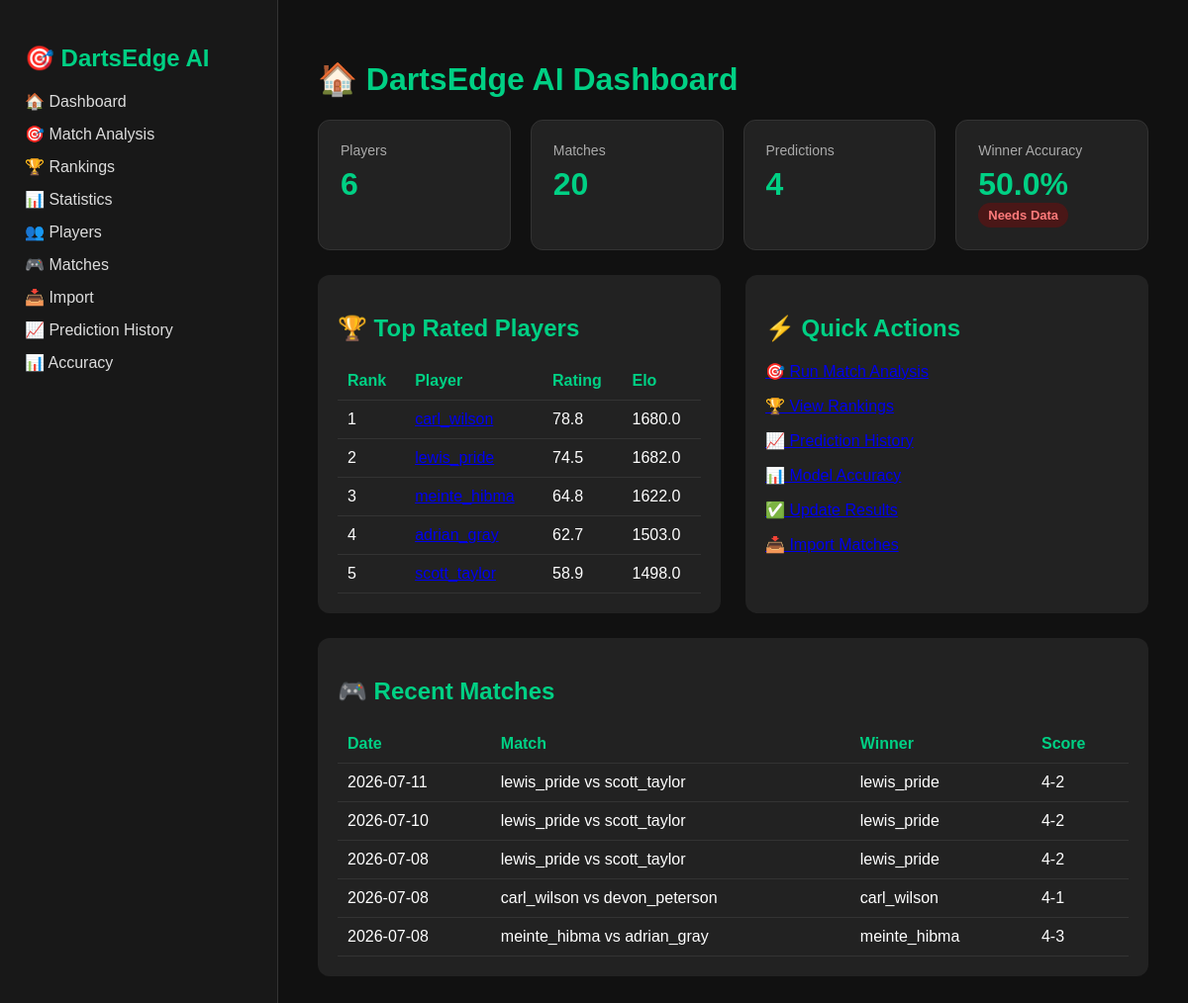
/dashboard, run on the app's committed database.
### app/models/player.py (models this page shows)
class Player(Base):
    __tablename__ = "players"
    id = Column(Integer, primary_key=True, index=True)
    name = Column(String, unique=True, index=True)
    elo = Column(Float)
    average = Column(Float)
    checkout = Column(Float)
    one80_rate = Column(Float)

### app/models/match.py (models this page shows)
class Match(Base):
    __tablename__ = "matches"
    id = Column(Integer, primary_key=True, index=True)
    date = Column(Date)
    tournament = Column(String, default="MODUS")
    stage = Column(String, default="Group")
    match_format = Column(String, default="Best of 7")
    player_a = Column(String)
    player_b = Column(String)
    winner = Column(String)
    score = Column(String)
    first_180_player = Column(String, nullable=True)
    first_leg_winner = Column(String, nullable=True)

### app/routes/dashboard.py (the view)
@router.get("/dashboard")
def dashboard_page(request: Request):
    db = SessionLocal()
    try:
        dashboard = build_dashboard_data(db)
        return templates.TemplateResponse(
            "dashboard.html",
            {
                "request": request,
                **dashboard,
            },
        )
    finally:
        db.close()

### app/templates/dashboard.html (shortened to what this page needs)
{% extends "base.html" %}
{% block content %}
<h1>🏠 DartsEdge AI Dashboard</h1>
<div class="kpi-grid">
    <div class="kpi-card">
        <div class="kpi-label">Players</div>
        <div class="kpi-value">{{ player_count }}</div>
    </div>
    <div class="kpi-card">
        <div class="kpi-label">Matches</div>
        <div class="kpi-value">{{ match_count }}</div>
    </div>
    <div class="kpi-card">
        <div class="kpi-label">Predictions</div>
        <div class="kpi-value">{{ prediction_count }}</div>
    </div>
    <div class="kpi-card">
        <div class="kpi-label">Winner Accuracy</div>
        <div class="kpi-value">{{ winner_accuracy }}%</div>
        {% if winner_accuracy >= 70 %}
        <span class="badge badge-good">Strong</span>
        {% elif winner_accuracy >= 55 %}
        <span class="badge badge-warning">Developing</span>
        {% else %}
        <span class="badge badge-low">Needs Data</span>
        {% endif %}
    </div>
</div>
<div class="dashboard-grid">
    <div class="card">
        <h2>🏆 Top Rated Players</h2>
        <table>
            <tr>
                <th>Rank</th>
                <th>Player</th>
                <th>Rating</th>
                <th>Elo</th>
            </tr>
            {% for player in top_players %}
            <tr>
                <td>{{ loop.index }}</td>
                <td>
                    <a href="/player-profile/{{ player.name }}">
                    </a>
                </td>
                <td>{{ player.dartsedge_rating }}</td>
                <td>{{ player.elo }}</td>
            </tr>
            {% endfor %}
        </table>
    </div>
    <div class="card">
        <h2>⚡ Quick Actions</h2>
        <p><a href="/predict">🎯 Run Match Analysis</a></p>
        <p><a href="/rankings">🏆 View Rankings</a></p>
        <p><a href="/prediction-history">📈 Prediction History</a></p>
        <p><a href="/accuracy">📊 Model Accuracy</a></p>
        <p><a href="/update-prediction-result">✅ Update Results</a></p>
        <p><a href="/import">📥 Import Matches</a></p>
    </div>
</div>
<div class="card">
    <h2>🎮 Recent Matches</h2>
    <table>
        <tr>
            <th>Date</th>
            <th>Match</th>
            <th>Winner</th>
            <th>Score</th>
        </tr>
        {% for match in recent_matches %}
        <tr>
            <td>{{ match.date }}</td>
            <td>{{ match.player_a }} vs {{ match.player_b }}</td>
            <td>{{ match.winner }}</td>
            <td>{{ match.score }}</td>
        </tr>
        {% endfor %}
    </table>
</div>
{% endblock %}

### app/templates/base.html (shortened to what this page needs)
<!DOCTYPE html>
<html>
<head>
    <link rel="stylesheet" href="/static/css/styles.css">
</head>
<body>
<div class="layout">
    <div class="sidebar">
        <h2>🎯 DartsEdge AI</h2>
        <a href="/dashboard">🏠 Dashboard</a>
        <a href="/predict">🎯 Match Analysis</a>
        <a href="/rankings">🏆 Rankings</a>
        <a href="/statistics">📊 Statistics</a>
        <a href="/players">👥 Players</a>
        <a href="/matches">🎮 Matches</a>
        <a href="/import">📥 Import</a>
        <a href="/prediction-history">📈 Prediction History</a>
        <a href="/accuracy">📊 Accuracy</a>
    </div>
    <div class="content">
        {% block content %}
        {% endblock %}
    </div>
</div>
</body>
</html>

### app/static/css/styles.css (style rules this page uses)
body { font-family: Arial, sans-serif; background: #111; color: white; margin: 0; }
.layout { display: flex; min-height: 100vh; }
.sidebar { width: 230px; background: #181818; padding: 25px; border-right: 1px solid #333; }
.sidebar h2 { color: #00d084; }
.sidebar a { display: block; color: #ddd; text-decoration: none; margin: 14px 0; }
.content { flex: 1; padding: 40px; }
.card { background: #222; padding: 20px; margin-bottom: 25px; border-radius: 12px; }
h1, h2, h3 { color: #00d084; }
table { width: 100%; border-collapse: collapse; }
th, td { padding: 10px; border-bottom: 1px solid #333; text-align: left; }
th { color: #00d084; }
.kpi-grid { display: grid; grid-template-columns: repeat(4, minmax(160px, 1fr)); gap: 20px; margin-bottom: 25px; }
.kpi-card { background: #222; border: 1px solid #333; border-radius: 12px; padding: 22px; }
.kpi-label { color: #aaa; font-size: 14px; margin-bottom: 8px; }
.kpi-value { color: #00d084; font-size: 32px; font-weight: bold; }
.dashboard-grid { display: grid; grid-template-columns: 1fr 1fr; gap: 25px; }
.badge { display: inline-block; padding: 5px 10px; border-radius: 20px; font-size: 13px; font-weight: bold; }
.badge-low { background: #4a1717; color: #ff7b7b; }

### data on the page
Player: dartsedge_rating "78.8", elo "1680.0"
Player: dartsedge_rating "74.5", elo "1682.0"
Player: dartsedge_rating "64.8", elo "1622.0"
Player: dartsedge_rating "62.7", elo "1503.0"
Player: dartsedge_rating "58.9", elo "1498.0"
Match: date "2026-07-11", player_a "lewis_pride", player_b "scott_taylor", winner "lewis_pride", score "4-2"
Match: date "2026-07-10", player_a "lewis_pride", player_b "scott_taylor", winner "lewis_pride", score "4-2"
Match: date "2026-07-08", player_a "lewis_pride", player_b "scott_taylor", winner "lewis_pride", score "4-2"
Match: date "2026-07-08", player_a "carl_wilson", player_b "devon_peterson", winner "carl_wilson", score "4-1"
Match: date "2026-07-08", player_a "meinte_hibma", player_b "adrian_gray", winner "meinte_hibma", score "4-3"

### other printed values
{{ player_count }} "6"
{{ match_count }} "20"
{{ prediction_count }} "4"
{{ winner_accuracy }} "50.0"
